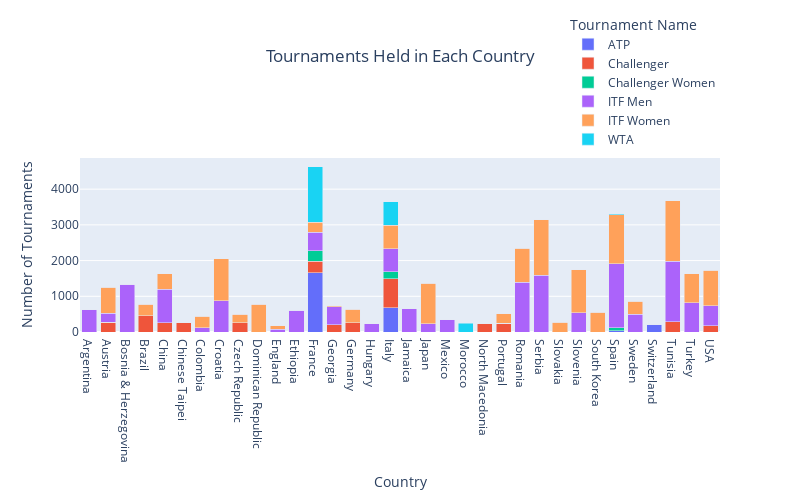

Notebook code cell kept with this figure:
### Code cell
import plotly.express as px
import pandas as pd

# Sample data similar to the description
Countries_with_Tournaments = pd.merge( MatchVenueInfo[['match_id' , 'country']] , MatchTournamentInfo[['match_id','tournament_category_name']] ,  on='match_id')
Countries_with_Tournaments.columns
tournament_counts = Countries_with_Tournaments.groupby(['country', 'tournament_category_name']).size().unstack(fill_value=0).reset_index()

tournament_counts_long = tournament_counts.melt(id_vars=['country'], var_name='Tournament Name', value_name='Number of Tournaments')

# Create the stacked bar plot using Plotly
fig = px.bar(
    tournament_counts_long,
    x='country',
    y='Number of Tournaments',
    color='Tournament Name',
    title='Tournaments Held in Each Country',
    labels={'Number of Tournaments': 'Number of Tournaments', 'country': 'Country'},
    height=500,
    width=800
)

# Customize the layout for a more modern look
fig.update_layout(
    title={ 'text': 'Tournaments Held in Each Country', 'y':0.9,'x':0.5,'xanchor': 'center','yanchor': 'top' } ,
    legend_title_text='Tournament Name',
    legend=dict( orientation="v", yanchor="bottom", y=1.02, xanchor="right", x=1 ),
    barmode='stack',
    xaxis_title='Country',
    yaxis_title='Number of Tournaments'
)

# Show the chart
fig.show()

### Figure 1 — Plotly figure (JSON) as saved in the notebook; plotly's stock layout.template omitted (floating-point values rounded to 4 significant figures)
{"data": [{"alignmentgroup": "True", "hovertemplate": "Tournament Name=ATP<br>Country=%{x}<br>Number of Tournaments=%{y}<extra></extra>", "legendgroup": "ATP", "marker": {"color": "#636efa", "pattern": {"shape": ""}}, "name": "ATP", "offsetgroup": "ATP", "orientation": "v", "showlegend": true, "textposition": "auto", "type": "bar", "x": ["Argentina", "Austria", "Bosnia & Herzegovina", "Brazil", "China", "Chinese Taipei", "Colombia", "Croatia", "Czech Republic", "Dominican Republic", "England", "Ethiopia", "France", "Georgia", "Germany", "Hungary", "Italy", "Jamaica", "Japan", "Mexico", "Morocco", "North Macedonia", "Portugal", "Romania", "Serbia", "Slovakia", "Slovenia", "South Korea", "Spain", "Sweden", "Switzerland", "Tunisia", "Turkey", "USA"], "xaxis": "x", "y": [0, 0, 0, 0, 0, 0, 0, 0, 0, 0, 0, 0, 1660, 0, 0, 0, 678, 0, 0, 0, 0, 0, 0, 0, 0, 0, 0, 0, 29, 0, 211, 0, 0, 0], "yaxis": "y"}, {"alignmentgroup": "True", "hovertemplate": "Tournament Name=Challenger<br>Country=%{x}<br>Number of Tournaments=%{y}<extra></extra>", "legendgroup": "Challenger", "marker": {"color": "#EF553B", "pattern": {"shape": ""}}, "name": "Challenger", "offsetgroup": "Challenger", "orientation": "v", "showlegend": true, "textposition": "auto", "type": "bar", "x": ["Argentina", "Austria", "Bosnia & Herzegovina", "Brazil", "China", "Chinese Taipei", "Colombia", "Croatia", "Czech Republic", "Dominican Republic", "England", "Ethiopia", "France", "Georgia", "Germany", "Hungary", "Italy", "Jamaica", "Japan", "Mexico", "Morocco", "North Macedonia", "Portugal", "Romania", "Serbia", "Slovakia", "Slovenia", "South Korea", "Spain", "Sweden", "Switzerland", "Tunisia", "Turkey", "USA"], "xaxis": "x", "y": [0, 270, 0, 460, 264, 266, 0, 0, 255, 0, 0, 0, 326, 201, 255, 0, 808, 0, 0, 0, 0, 235, 251, 0, 0, 0, 0, 0, 0, 0, 0, 285, 0, 171], "yaxis": "y"}, {"alignmentgroup": "True", "hovertemplate": "Tournament Name=Challenger Women<br>Country=%{x}<br>Number of Tournaments=%{y}<extra></extra>", "legendgroup": "Challenger Women", "marker": {"color": "#00cc96", "pattern": {"shape": ""}}, "name": "Challenger Women", "offsetgroup": "Challenger Women", "orientation": "v", "showlegend": true, "textposition": "auto", "type": "bar", "x": ["Argentina", "Austria", "Bosnia & Herzegovina", "Brazil", "China", "Chinese Taipei", "Colombia", "Croatia", "Czech Republic", "Dominican Republic", "England", "Ethiopia", "France", "Georgia", "Germany", "Hungary", "Italy", "Jamaica", "Japan", "Mexico", "Morocco", "North Macedonia", "Portugal", "Romania", "Serbia", "Slovakia", "Slovenia", "South Korea", "Spain", "Sweden", "Switzerland", "Tunisia", "Turkey", "USA"], "xaxis": "x", "y": [0, 0, 0, 0, 0, 0, 0, 0, 0, 0, 0, 0, 285, 0, 0, 0, 203, 0, 0, 0, 0, 0, 0, 0, 0, 0, 0, 0, 84, 0, 0, 0, 0, 0], "yaxis": "y"}, {"alignmentgroup": "True", "hovertemplate": "Tournament Name=ITF Men<br>Country=%{x}<br>Number of Tournaments=%{y}<extra></extra>", "legendgroup": "ITF Men", "marker": {"color": "#ab63fa", "pattern": {"shape": ""}}, "name": "ITF Men", "offsetgroup": "ITF Men", "orientation": "v", "showlegend": true, "textposition": "auto", "type": "bar", "x": ["Argentina", "Austria", "Bosnia & Herzegovina", "Brazil", "China", "Chinese Taipei", "Colombia", "Croatia", "Czech Republic", "Dominican Republic", "England", "Ethiopia", "France", "Georgia", "Germany", "Hungary", "Italy", "Jamaica", "Japan", "Mexico", "Morocco", "North Macedonia", "Portugal", "Romania", "Serbia", "Slovakia", "Slovenia", "South Korea", "Spain", "Sweden", "Switzerland", "Tunisia", "Turkey", "USA"], "xaxis": "x", "y": [629, 250, 1333, 0, 938, 0, 115, 876, 0, 0, 83, 611, 526, 503, 0, 231, 645, 652, 233, 342, 0, 0, 0, 1390, 1595, 0, 534, 0, 1805, 499, 0, 1690, 824, 562], "yaxis": "y"}, {"alignmentgroup": "True", "hovertemplate": "Tournament Name=ITF Women<br>Country=%{x}<br>Number of Tournaments=%{y}<extra></extra>", "legendgroup": "ITF Women", "marker": {"color": "#FFA15A", "pattern": {"shape": ""}}, "name": "ITF Women", "offsetgroup": "ITF Women", "orientation": "v", "showlegend": true, "textposition": "auto", "type": "bar", "x": ["Argentina", "Austria", "Bosnia & Herzegovina", "Brazil", "China", "Chinese Taipei", "Colombia", "Croatia", "Czech Republic", "Dominican Republic", "England", "Ethiopia", "France", "Georgia", "Germany", "Hungary", "Italy", "Jamaica", "Japan", "Mexico", "Morocco", "North Macedonia", "Portugal", "Romania", "Serbia", "Slovakia", "Slovenia", "South Korea", "Spain", "Sweden", "Switzerland", "Tunisia", "Turkey", "USA"], "xaxis": "x", "y": [0, 733, 0, 313, 425, 0, 331, 1169, 244, 781, 88, 0, 283, 37, 380, 0, 656, 0, 1131, 0, 0, 0, 267, 954, 1551, 278, 1216, 553, 1370, 362, 0, 1699, 812, 996], "yaxis": "y"}, {"alignmentgroup": "True", "hovertemplate": "Tournament Name=WTA<br>Country=%{x}<br>Number of Tournaments=%{y}<extra></extra>", "legendgroup": "WTA", "marker": {"color": "#19d3f3", "pattern": {"shape": ""}}, "name": "WTA", "offsetgroup": "WTA", "orientation": "v", "showlegend": true, "textposition": "auto", "type": "bar", "x": ["Argentina", "Austria", "Bosnia & Herzegovina", "Brazil", "China", "Chinese Taipei", "Colombia", "Croatia", "Czech Republic", "Dominican Republic", "England", "Ethiopia", "France", "Georgia", "Germany", "Hungary", "Italy", "Jamaica", "Japan", "Mexico", "Morocco", "North Macedonia", "Portugal", "Romania", "Serbia", "Slovakia", "Slovenia", "South Korea", "Spain", "Sweden", "Switzerland", "Tunisia", "Turkey", "USA"], "xaxis": "x", "y": [0, 0, 0, 0, 0, 0, 0, 0, 0, 0, 0, 0, 1549, 0, 0, 0, 656, 0, 0, 0, 245, 0, 0, 0, 0, 0, 0, 0, 18, 0, 0, 0, 0, 0], "yaxis": "y"}], "layout": {"barmode": "stack", "height": 500, "legend": {"orientation": "v", "title": {"text": "Tournament Name"}, "tracegroupgap": 0, "x": 1, "xanchor": "right", "y": 1.02, "yanchor": "bottom"}, "title": {"text": "Tournaments Held in Each Country", "x": 0.5, "xanchor": "center", "y": 0.9, "yanchor": "top"}, "width": 800, "xaxis": {"anchor": "y", "domain": [0, 1], "title": {"text": "Country"}}, "yaxis": {"anchor": "x", "domain": [0, 1], "title": {"text": "Number of Tournaments"}}}}
